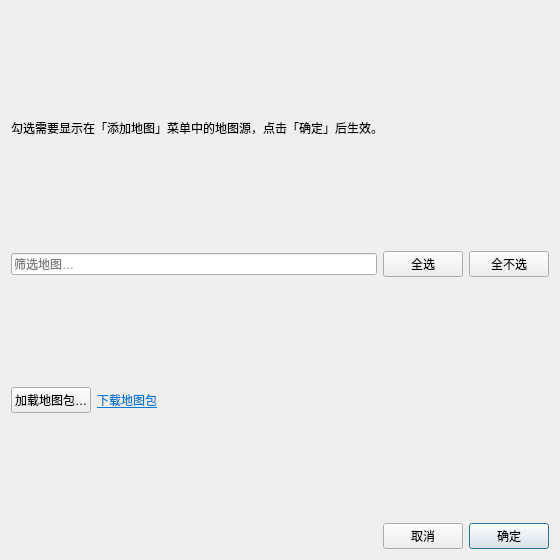
<?xml version="1.0" encoding="UTF-8"?>
<ui version="4.0">
 <class>MapManagerDialog</class>
 <widget class="QWidget" name="MapManagerDialog">
  <property name="geometry">
   <rect>
    <x>0</x>
    <y>0</y>
    <width>560</width>
    <height>560</height>
   </rect>
  </property>
  <property name="windowTitle">
   <string>地图管理</string>
  </property>
  <layout class="QVBoxLayout" name="verticalLayout">
   <item>
    <widget class="QLabel" name="label_hint">
     <property name="text">
      <string>勾选需要显示在「添加地图」菜单中的地图源，点击「确定」后生效。</string>
     </property>
     <property name="wordWrap">
      <bool>true</bool>
     </property>
    </widget>
   </item>
   <item>
    <layout class="QHBoxLayout" name="horizontalLayout_filter" stretch="1,0,0">
     <item>
      <widget class="QLineEdit" name="filterEdit">
       <property name="placeholderText">
        <string>筛选地图…</string>
       </property>
       <property name="clearButtonEnabled">
        <bool>true</bool>
       </property>
      </widget>
     </item>
     <item>
      <widget class="QPushButton" name="pushButton_check_all">
       <property name="text">
        <string>全选</string>
       </property>
      </widget>
     </item>
     <item>
      <widget class="QPushButton" name="pushButton_uncheck_all">
       <property name="text">
        <string>全不选</string>
       </property>
      </widget>
     </item>
    </layout>
   </item>
   <item>
    <layout class="QHBoxLayout" name="horizontalLayout_tree"/>
   </item>
   <item>
    <layout class="QHBoxLayout" name="horizontalLayout_actions">
     <item>
      <widget class="QPushButton" name="pushButton_load">
       <property name="text">
        <string>加载地图包…</string>
       </property>
      </widget>
     </item>
     <item>
      <widget class="QLabel" name="label_download">
       <property name="text">
        <string>&lt;html&gt;&lt;head/&gt;&lt;body&gt;&lt;p&gt;&lt;a href=&quot;https://cnb.cool/liuxspro/tianditu-maps/-/releases&quot; style=&quot;color: #0078d7;&quot;&gt;下载地图包&lt;/a&gt;&lt;/p&gt;&lt;/body&gt;&lt;/html&gt;</string>
       </property>
       <property name="openExternalLinks">
        <bool>true</bool>
       </property>
      </widget>
     </item>
     <item>
      <spacer name="horizontalSpacer_actions">
       <property name="orientation">
        <enum>Qt::Horizontal</enum>
       </property>
       <property name="sizeHint" stdset="0">
        <size>
         <width>40</width>
         <height>20</height>
        </size>
       </property>
      </spacer>
     </item>
     <item>
      <widget class="QLabel" name="label_count">
       <property name="styleSheet">
        <string notr="true">color: rgb(128, 128, 128);</string>
       </property>
       <property name="text">
        <string/>
       </property>
      </widget>
     </item>
    </layout>
   </item>
   <item>
    <layout class="QHBoxLayout" name="horizontalLayout_buttons">
     <item>
      <spacer name="horizontalSpacer_buttons">
       <property name="orientation">
        <enum>Qt::Horizontal</enum>
       </property>
       <property name="sizeHint" stdset="0">
        <size>
         <width>40</width>
         <height>20</height>
        </size>
       </property>
      </spacer>
     </item>
     <item>
      <widget class="QPushButton" name="pushButton_cancel">
       <property name="text">
        <string>取消</string>
       </property>
      </widget>
     </item>
     <item>
      <widget class="QPushButton" name="pushButton_ok">
       <property name="text">
        <string>确定</string>
       </property>
       <property name="default">
        <bool>true</bool>
       </property>
      </widget>
     </item>
    </layout>
   </item>
  </layout>
 </widget>
 <resources/>
 <connections/>
</ui>
